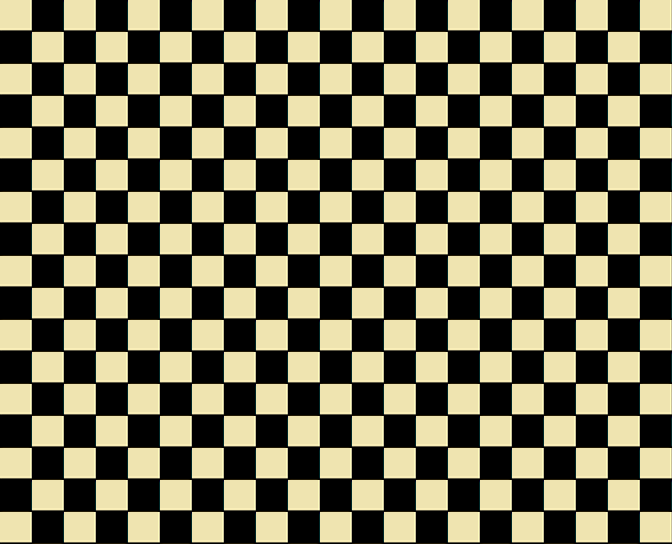

This is a level from a 2D game, rendered from its Tiled map with the project's own tilesets. A one-line summary and the complete map file follow:
An orthogonal 21x17 tile map with 32x32 px tiles, 1 tile layer (タイル・レイヤー 1).

<map version="1.4" tiledversion="2020.10.08" orientation="orthogonal" renderorder="right-down" width="21" height="17" tilewidth="32" tileheight="32" infinite="0" nextlayerid="2" nextobjectid="1">
 <tileset firstgid="1" source="../使用する画像データ/map.tsx" />
 <layer id="1" name="タイル・レイヤー 1" width="21" height="17">
  <data encoding="csv">
1,5,1,5,1,5,1,5,1,5,1,5,1,5,1,5,1,5,1,5,1,
5,1,5,1,5,1,5,1,5,1,5,1,5,1,5,1,5,1,5,1,5,
1,5,1,5,1,5,1,5,1,5,1,5,1,5,1,5,1,5,1,5,1,
5,1,5,1,5,1,5,1,5,1,5,1,5,1,5,1,5,1,5,1,5,
1,5,1,5,1,5,1,5,1,5,1,5,1,5,1,5,1,5,1,5,1,
5,1,5,1,5,1,5,1,5,1,5,1,5,1,5,1,5,1,5,1,5,
1,5,1,5,1,5,1,5,1,5,1,5,1,5,1,5,1,5,1,5,1,
5,1,5,1,5,1,5,1,5,1,5,1,5,1,5,1,5,1,5,1,5,
1,5,1,5,1,5,1,5,1,5,1,5,1,5,1,5,1,5,1,5,1,
5,1,5,1,5,1,5,1,5,1,5,1,5,1,5,1,5,1,5,1,5,
1,5,1,5,1,5,1,5,1,5,1,5,1,5,1,5,1,5,1,5,1,
5,1,5,1,5,1,5,1,5,1,5,1,5,1,5,1,5,1,5,1,5,
1,5,1,5,1,5,1,5,1,5,1,5,1,5,1,5,1,5,1,5,1,
5,1,5,1,5,1,5,1,5,1,5,1,5,1,5,1,5,1,5,1,5,
1,5,1,5,1,5,1,5,1,5,1,5,1,5,1,5,1,5,1,5,1,
5,1,5,1,5,1,5,1,5,1,5,1,5,1,5,1,5,1,5,1,5,
1,5,1,5,1,5,1,5,1,5,1,5,1,5,1,5,1,5,1,5,1
</data>
 </layer>
</map>
